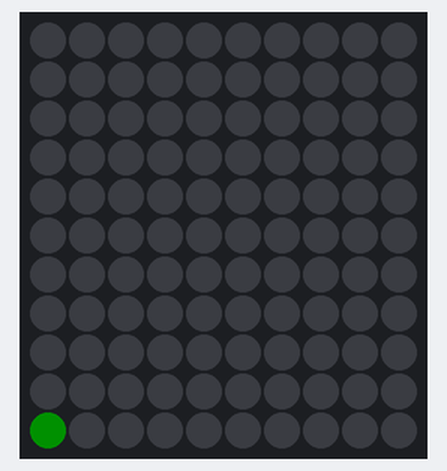
Bench run of a sketch on a simulated Arduino Nano, built with avr-gcc and run on an emulated ATmega328P. Shown: 10×11 RGB LED matrix (first LED top left, wired row by row). Dim RGB values are drawn brighter than linear; random numbers use the default seed unless the sketch sets one.

Above: at 0.16 s.
At 1.42 s:
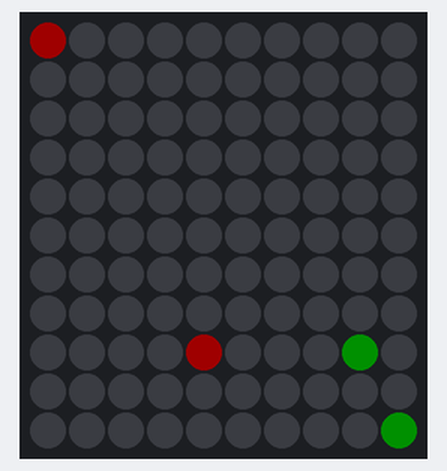
At 2.05 s:
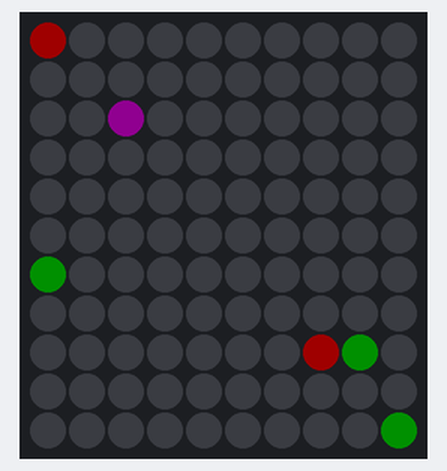
At 2.99 s:
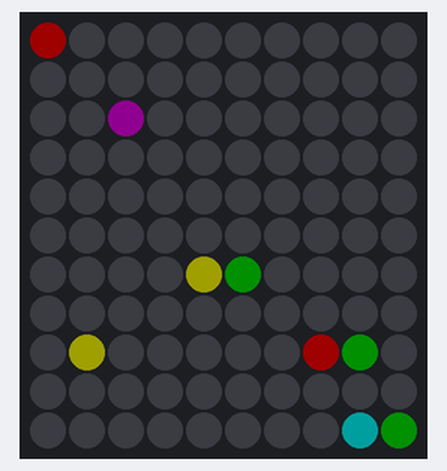
At 20.97 s:
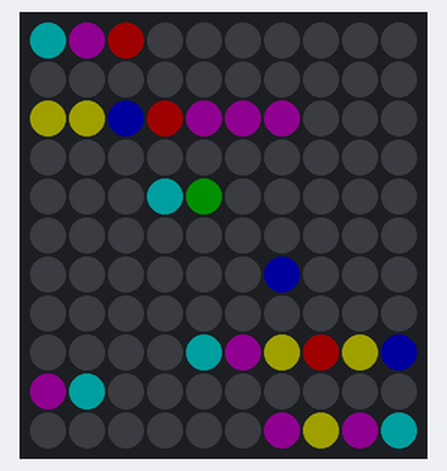
At 39.66 s:
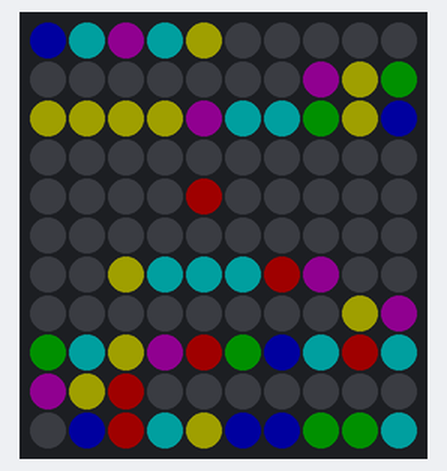

The sketch:

addressable_LED_display2.ino.ino
```cpp
#include <FastLED.h> // http://fastled.io/docs/3.1/functions.html

#define for_range(counter, lessThan) for (uint8_t counter = 0; counter < lessThan; counter++)

#define WIDTH    10
#define HEIGHT   11
#define BOTTOM   0
#define LEFT     0
#define TOP      (HEIGHT-1)
#define RIGHT    (WIDTH-1)
#define NUM_LEDS (WIDTH*HEIGHT)

#define LED_PIN     2
#define NUM_FLASHES 3
#define FLASH_DELAY 100
#define DROP_DELAY  30
#define BRIGHTNESS  32 // MAX 38 for 1A for 110 LEDs white, diode on nano USB 5V rated for 1A

CRGB leds[NUM_LEDS];
#define xy(x,y) ((x)%2 ? (HEIGHT*((x)+1))-(y)-1 : (y)+(HEIGHT*(x))) // serpentine layout, origin at bottom left
#define led(x,y) leds[xy(x,y)]

const CRGB colours[] = {
  CRGB::Red,
  CRGB::Yellow,
  CRGB::Green,
  CRGB::Cyan,
  CRGB::Blue,
  CRGB::Purple
};
#define numColours (sizeof(colours) / sizeof(colours[0]))
#define randomColour() colours[random(numColours)]
CRGB on = CRGB(10, 0, 0);
CRGB off = CRGB::Black;
#define ledOn(x,y) led(x,y)=on
#define ledOff(x,y) led(x,y)=off
#define isLedOn(x,y) led(x,y)!=off
#define isLedOff(x,y) led(x,y)==off

volatile uint8_t activePosX = 0;
volatile uint8_t activePosY = 0;

// fades BOTTOM row
void removeBottomRow(void) {
//  Serial.println("removing bottom row");

  CRGB temp[WIDTH];
  for_range(x, WIDTH) {
    temp[x] = led(x, BOTTOM);
  }

  CRGB current;
  for_range(i, 20) {
    for_range(x, WIDTH) {
      current = temp[x];
      current.fadeLightBy((255 * (i + 1)) / 20);
      led(x, BOTTOM) = current;
    }
    FastLED.show();
    delay(25);
  }

//  // show and hide the BOTTOM row NUM_FLASHES number of times
//  for_range(i, NUM_FLASHES) {
//    for_range(x, WIDTH) {
//      ledOff(x, BOTTOM);
//    }
//    FastLED.show();
//    delay(FLASH_DELAY);
//
//    for_range(x, WIDTH) {
//      led(x, BOTTOM) = temp[x];
//    }
//    FastLED.show();
//    delay(FLASH_DELAY);
//  }

  // shifts grid down by 1 by removing the highest lit LED in each column
  for_range(x, WIDTH) {
    for_range(y, TOP) {
      led(x, y) = led(x, y + 1);
    }
    ledOff(x, TOP);
  }

  FastLED.show();
}

void setup() {
  Serial.begin(115200);
  FastLED.addLeds<WS2811, LED_PIN, GRB>(leds, NUM_LEDS);
  randomSeed(analogRead(0));
  for_range(i, NUM_LEDS) {
    leds[i] = off;
  }
  FastLED.setBrightness(BRIGHTNESS);
}

void loop() {
  on = randomColour();

  // calculate new free starting x position for next brick
  activePosY = TOP;
  do {
    activePosX = random(WIDTH);
  } while (isLedOn(activePosX, activePosY));

  ledOn(activePosX, activePosY);
  FastLED.show();

//  Serial.println("start pos = " + String(activePosX) + ", " + String(activePosY));

  // animate new brick falling until it hits another brick or the BOTTOM
  while (!(isLedOn(activePosX, activePosY - 1) || activePosY == BOTTOM)) {
    // move current brick down one row and continue if not fallen
    ledOff(activePosX, activePosY);
    activePosY--;
    ledOn(activePosX, activePosY);

    FastLED.show();

//    Serial.println("new pos = " + String(activePosX) + ", " + String(activePosY));

    delay(DROP_DELAY);
  }

//  Serial.println("final pos = " + String(activePosX) + ", " + String(activePosY));

  // check if bottom row is full
  for_range(x, WIDTH) {
    if (isLedOff(x, BOTTOM)) {
      break;
    } else if (x == RIGHT) {
      removeBottomRow();
    }
  }
}
```
